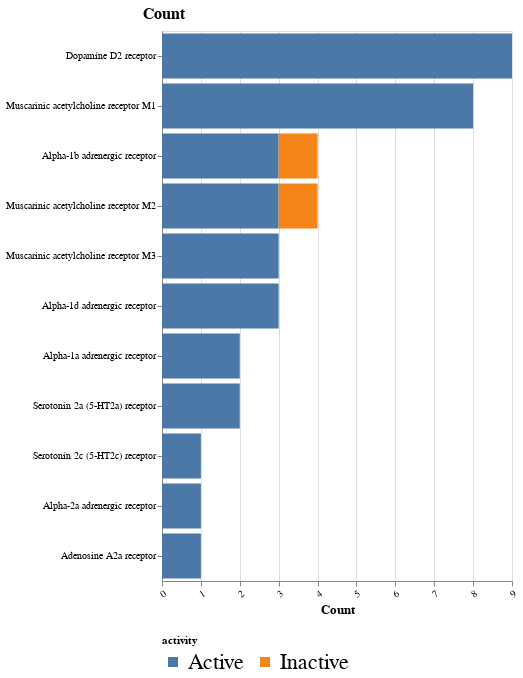

Notebook code cell kept with this figure:
### Code cell
def make_altair_long(df):
    ch = alt.Chart(df).mark_bar()

    ch = ch.encode(
        y = alt.Y('pref_name', sort='-x', title='Count'),
        x = alt.X('count()', title='Count'),
        color=alt.Color('activity'),
        order=alt.Order('activity', sort='ascending'),
        tooltip=['count()',]).properties(height=550,width=350).configure_axisY(
        titleFontSize=13,
            ).configure_axisX(
            titleFontSize=13
            ).configure_axisBottom(labelAngle=-35).configure_header(
                titleFontSize=40, 
                labelFontSize=40
            ).configure_axisY(
                titleAngle=0,
                titleAlign="left",
                titleY=-10,
                titleX=-20,
                titleFontSize=16,
            ).configure_legend(orient='bottom',labelFontSize=22)
    
    return ch



#make_altair_long(parse_data(df, [types[0]], 0))
make_altair_long(parse_data(df, types[1:], 0))

### Figure 1 — Vega-Lite specification as saved in the notebook (floating-point values rounded to 4 significant figures)
{"config": {"view": {"continuousWidth": 400, "continuousHeight": 300}, "axisBottom": {"labelAngle": -35}, "axisX": {"titleFontSize": 13}, "axisY": {"titleAlign": "left", "titleAngle": 0, "titleFontSize": 16, "titleX": -20, "titleY": -10}, "header": {"labelFontSize": 40, "titleFontSize": 40}, "legend": {"labelFontSize": 22, "orient": "bottom"}}, "data": {"name": "data-f383986412cfad013c4f2136f44efe96"}, "mark": "bar", "encoding": {"color": {"type": "nominal", "field": "activity"}, "order": {"type": "nominal", "field": "activity", "sort": "ascending"}, "tooltip": [{"type": "quantitative", "aggregate": "count"}], "x": {"type": "quantitative", "aggregate": "count", "title": "Count"}, "y": {"type": "nominal", "field": "pref_name", "sort": "-x", "title": "Count"}}, "height": 550, "width": 350, "$schema": "https://vega.github.io/schema/vega-lite/v4.8.1.json", "datasets": {"data-f383986412cfad013c4f2136f44efe96": [{"pref_name": "Muscarinic acetylcholine receptor M1", "activity": "Active"}, {"pref_name": "Muscarinic acetylcholine receptor M3", "activity": "Active"}, {"pref_name": "Dopamine D2 receptor", "activity": "Active"}, {"pref_name": "Alpha-1b adrenergic receptor", "activity": "Active"}, {"pref_name": "Muscarinic acetylcholine receptor M1", "activity": "Active"}, {"pref_name": "Muscarinic acetylcholine receptor M2", "activity": "Active"}, {"pref_name": "Alpha-1a adrenergic receptor", "activity": "Active"}, {"pref_name": "Muscarinic acetylcholine receptor M2", "activity": "Inactive"}, {"pref_name": "Dopamine D2 receptor", "activity": "Active"}, {"pref_name": "Muscarinic acetylcholine receptor M1", "activity": "Active"}, {"pref_name": "Dopamine D2 receptor", "activity": "Active"}, {"pref_name": "Muscarinic acetylcholine receptor M3", "activity": "Active"}, {"pref_name": "Muscarinic acetylcholine receptor M2", "activity": "Active"}, {"pref_name": "Serotonin 2a (5-HT2a) receptor", "activity": "Active"}, {"pref_name": "Muscarinic acetylcholine receptor M1", "activity": "Active"}, {"pref_name": "Alpha-1b adrenergic receptor", "activity": "Inactive"}, {"pref_name": "Alpha-1d adrenergic receptor", "activity": "Active"}, {"pref_name": "Dopamine D2 receptor", "activity": "Active"}, {"pref_name": "Alpha-1d adrenergic receptor", "activity": "Active"}, {"pref_name": "Dopamine D2 receptor", "activity": "Active"}, {"pref_name": "Dopamine D2 receptor", "activity": "Active"}, {"pref_name": "Muscarinic acetylcholine receptor M1", "activity": "Active"}, {"pref_name": "Serotonin 2c (5-HT2c) receptor", "activity": "Active"}, {"pref_name": "Serotonin 2a (5-HT2a) receptor", "activity": "Active"}, {"pref_name": "Dopamine D2 receptor", "activity": "Active"}, {"pref_name": "Alpha-2a adrenergic receptor", "activity": "Active"}, {"pref_name": "Alpha-1a adrenergic receptor", "activity": "Active"}, {"pref_name": "Adenosine A2a receptor", "activity": "Active"}, {"pref_name": "Alpha-1b adrenergic receptor", "activity": "Active"}, {"pref_name": "Dopamine D2 receptor", "activity": "Active"}, {"pref_name": "Muscarinic acetylcholine receptor M1", "activity": "Active"}, {"pref_name": "Muscarinic acetylcholine receptor M1", "activity": "Active"}, {"pref_name": "Muscarinic acetylcholine receptor M2", "activity": "Active"}, {"pref_name": "Muscarinic acetylcholine receptor M1", "activity": "Active"}, {"pref_name": "Alpha-1d adrenergic receptor", "activity": "Active"}, {"pref_name": "Muscarinic acetylcholine receptor M3", "activity": "Active"}, {"pref_name": "Alpha-1b adrenergic receptor", "activity": "Active"}, {"pref_name": "Dopamine D2 receptor", "activity": "Active"}]}}
